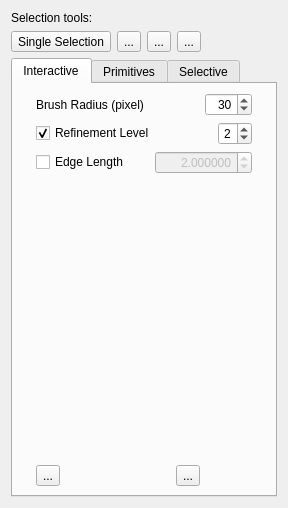
<ui version="4.0" >
 <class>WidgetRgbT</class>
 <widget class="QWidget" name="WidgetRgbT" >
  <property name="geometry" >
   <rect>
    <x>0</x>
    <y>0</y>
    <width>288</width>
    <height>508</height>
   </rect>
  </property>
  <property name="windowTitle" >
   <string>Form</string>
  </property>
  <property name="windowIcon" >
   <iconset/>
  </property>
  <layout class="QGridLayout" >
   <item row="0" column="0" colspan="5" >
    <widget class="QLabel" name="label" >
     <property name="text" >
      <string>Selection tools:</string>
     </property>
    </widget>
   </item>
   <item row="1" column="0" >
    <widget class="QToolButton" name="bSelectionSingle" >
     <property name="toolTip" >
      <string>Single face selector</string>
     </property>
     <property name="text" >
      <string>Single Selection</string>
     </property>
     <property name="icon" >
      <iconset resource="editrgbtri.qrc" >:/images/select_face.png</iconset>
     </property>
     <property name="iconSize" >
      <size>
       <width>32</width>
       <height>32</height>
      </size>
     </property>
     <property name="checkable" >
      <bool>true</bool>
     </property>
    </widget>
   </item>
   <item row="1" column="1" >
    <widget class="QToolButton" name="bSelectionRect" >
     <property name="toolTip" >
      <string>Rectangular face selector</string>
     </property>
     <property name="text" >
      <string>...</string>
     </property>
     <property name="icon" >
      <iconset resource="editrgbtri.qrc" >:/images/select_face_rect.png</iconset>
     </property>
     <property name="iconSize" >
      <size>
       <width>32</width>
       <height>32</height>
      </size>
     </property>
     <property name="checkable" >
      <bool>true</bool>
     </property>
    </widget>
   </item>
   <item row="1" column="2" >
    <widget class="QToolButton" name="bBrush" >
     <property name="toolTip" >
      <string>Brush for mesh refinement</string>
     </property>
     <property name="text" >
      <string>...</string>
     </property>
     <property name="icon" >
      <iconset resource="editrgbtri.qrc" >:/images/brush.png</iconset>
     </property>
     <property name="iconSize" >
      <size>
       <width>32</width>
       <height>32</height>
      </size>
     </property>
     <property name="checkable" >
      <bool>true</bool>
     </property>
    </widget>
   </item>
   <item row="1" column="3" >
    <widget class="QToolButton" name="bEraser" >
     <property name="toolTip" >
      <string>Eraser for mesh coarsening</string>
     </property>
     <property name="text" >
      <string>...</string>
     </property>
     <property name="icon" >
      <iconset resource="editrgbtri.qrc" >:/images/eraser.png</iconset>
     </property>
     <property name="iconSize" >
      <size>
       <width>32</width>
       <height>32</height>
      </size>
     </property>
     <property name="checkable" >
      <bool>true</bool>
     </property>
    </widget>
   </item>
   <item row="1" column="4" >
    <spacer>
     <property name="orientation" >
      <enum>Qt::Horizontal</enum>
     </property>
     <property name="sizeHint" >
      <size>
       <width>40</width>
       <height>20</height>
      </size>
     </property>
    </spacer>
   </item>
   <item row="2" column="0" colspan="5" >
    <widget class="QTabWidget" name="tabWidget" >
     <property name="enabled" >
      <bool>true</bool>
     </property>
     <property name="currentIndex" >
      <number>0</number>
     </property>
     <property name="usesScrollButtons" >
      <bool>true</bool>
     </property>
     <widget class="QWidget" name="tab" >
      <attribute name="title" >
       <string>Interactive</string>
      </attribute>
      <layout class="QGridLayout" >
       <item row="0" column="0" colspan="2" >
        <layout class="QHBoxLayout" >
         <item>
          <widget class="QLabel" name="label_2" >
           <property name="text" >
            <string>Brush Radius (pixel)</string>
           </property>
          </widget>
         </item>
         <item>
          <spacer>
           <property name="orientation" >
            <enum>Qt::Horizontal</enum>
           </property>
           <property name="sizeHint" >
            <size>
             <width>119</width>
             <height>23</height>
            </size>
           </property>
          </spacer>
         </item>
         <item>
          <widget class="QSpinBox" name="sRadius" >
           <property name="layoutDirection" >
            <enum>Qt::LeftToRight</enum>
           </property>
           <property name="alignment" >
            <set>Qt::AlignRight|Qt::AlignTrailing|Qt::AlignVCenter</set>
           </property>
           <property name="minimum" >
            <number>10</number>
           </property>
           <property name="maximum" >
            <number>500</number>
           </property>
           <property name="value" >
            <number>30</number>
           </property>
          </widget>
         </item>
        </layout>
       </item>
       <item row="1" column="0" colspan="2" >
        <layout class="QHBoxLayout" >
         <item>
          <widget class="QCheckBox" name="cLevelEnabled" >
           <property name="text" >
            <string>Refinement Level</string>
           </property>
           <property name="checked" >
            <bool>true</bool>
           </property>
          </widget>
         </item>
         <item>
          <spacer>
           <property name="orientation" >
            <enum>Qt::Horizontal</enum>
           </property>
           <property name="sizeHint" >
            <size>
             <width>42</width>
             <height>23</height>
            </size>
           </property>
          </spacer>
         </item>
         <item>
          <widget class="QSpinBox" name="sBrushLevel" >
           <property name="alignment" >
            <set>Qt::AlignRight|Qt::AlignTrailing|Qt::AlignVCenter</set>
           </property>
           <property name="maximum" >
            <number>8</number>
           </property>
           <property name="value" >
            <number>2</number>
           </property>
          </widget>
         </item>
        </layout>
       </item>
       <item row="2" column="0" colspan="2" >
        <layout class="QHBoxLayout" >
         <item>
          <widget class="QCheckBox" name="cLengthEnabled" >
           <property name="text" >
            <string>Edge Length</string>
           </property>
          </widget>
         </item>
         <item>
          <spacer>
           <property name="orientation" >
            <enum>Qt::Horizontal</enum>
           </property>
           <property name="sizeHint" >
            <size>
             <width>41</width>
             <height>23</height>
            </size>
           </property>
          </spacer>
         </item>
         <item>
          <widget class="QDoubleSpinBox" name="sBrushLength" >
           <property name="enabled" >
            <bool>false</bool>
           </property>
           <property name="alignment" >
            <set>Qt::AlignRight|Qt::AlignTrailing|Qt::AlignVCenter</set>
           </property>
           <property name="readOnly" >
            <bool>false</bool>
           </property>
           <property name="decimals" >
            <number>6</number>
           </property>
           <property name="maximum" >
            <double>9999.989999999999782</double>
           </property>
           <property name="value" >
            <double>2.000000000000000</double>
           </property>
          </widget>
         </item>
        </layout>
       </item>
       <item row="3" column="0" colspan="2" >
        <spacer>
         <property name="orientation" >
          <enum>Qt::Vertical</enum>
         </property>
         <property name="sizeHint" >
          <size>
           <width>202</width>
           <height>71</height>
          </size>
         </property>
        </spacer>
       </item>
       <item row="4" column="0" >
        <widget class="QToolButton" name="bDebugEdgeCol" >
         <property name="text" >
          <string>...</string>
         </property>
         <property name="icon" >
          <iconset resource="editrgbtri.qrc" >:/images/edgecollapse.png</iconset>
         </property>
         <property name="iconSize" >
          <size>
           <width>32</width>
           <height>32</height>
          </size>
         </property>
        </widget>
       </item>
       <item row="4" column="1" >
        <widget class="QToolButton" name="bDebugEdgeSplit" >
         <property name="text" >
          <string>...</string>
         </property>
         <property name="icon" >
          <iconset resource="editrgbtri.qrc" >:/images/edgesplit.png</iconset>
         </property>
         <property name="iconSize" >
          <size>
           <width>32</width>
           <height>32</height>
          </size>
         </property>
        </widget>
       </item>
      </layout>
     </widget>
     <widget class="QWidget" name="tab_2" >
      <attribute name="title" >
       <string>Primitives</string>
      </attribute>
      <layout class="QGridLayout" >
       <item row="0" column="0" >
        <layout class="QHBoxLayout" >
         <item>
          <widget class="QLabel" name="label_3" >
           <property name="text" >
            <string>Edge Split</string>
           </property>
          </widget>
         </item>
         <item>
          <spacer>
           <property name="orientation" >
            <enum>Qt::Horizontal</enum>
           </property>
           <property name="sizeHint" >
            <size>
             <width>131</width>
             <height>20</height>
            </size>
           </property>
          </spacer>
         </item>
         <item>
          <widget class="QToolButton" name="bEdgeSplit" >
           <property name="toolTip" >
            <string>Execute a split on a green edge. Two adjacent triangles must be selected.</string>
           </property>
           <property name="text" >
            <string>...</string>
           </property>
           <property name="icon" >
            <iconset resource="editrgbtri.qrc" >:/images/edgesplit.png</iconset>
           </property>
           <property name="iconSize" >
            <size>
             <width>32</width>
             <height>32</height>
            </size>
           </property>
          </widget>
         </item>
        </layout>
       </item>
       <item row="1" column="0" >
        <layout class="QHBoxLayout" >
         <item>
          <widget class="QLabel" name="label_4" >
           <property name="text" >
            <string>Vertex Removal</string>
           </property>
          </widget>
         </item>
         <item>
          <spacer>
           <property name="orientation" >
            <enum>Qt::Horizontal</enum>
           </property>
           <property name="sizeHint" >
            <size>
             <width>81</width>
             <height>41</height>
            </size>
           </property>
          </spacer>
         </item>
         <item>
          <widget class="QToolButton" name="bEdgeCollapse" >
           <property name="toolTip" >
            <string>Execute a vertex removal. Three triangle sharing a vertex must be selected.</string>
           </property>
           <property name="text" >
            <string>...</string>
           </property>
           <property name="icon" >
            <iconset resource="editrgbtri.qrc" >:/images/edgecollapse.png</iconset>
           </property>
           <property name="iconSize" >
            <size>
             <width>32</width>
             <height>32</height>
            </size>
           </property>
          </widget>
         </item>
        </layout>
       </item>
       <item row="2" column="0" >
        <spacer>
         <property name="orientation" >
          <enum>Qt::Vertical</enum>
         </property>
         <property name="sizeHint" >
          <size>
           <width>20</width>
           <height>51</height>
          </size>
         </property>
        </spacer>
       </item>
      </layout>
     </widget>
     <widget class="QWidget" name="Tools" >
      <attribute name="title" >
       <string>Selective</string>
      </attribute>
      <layout class="QGridLayout" >
       <item row="0" column="0" >
        <spacer>
         <property name="orientation" >
          <enum>Qt::Horizontal</enum>
         </property>
         <property name="sizeHint" >
          <size>
           <width>40</width>
           <height>20</height>
          </size>
         </property>
        </spacer>
       </item>
       <item row="0" column="1" >
        <widget class="QToolButton" name="bStart" >
         <property name="toolTip" >
          <string>Launch the selective refinement algorithm</string>
         </property>
         <property name="text" >
          <string>Start</string>
         </property>
        </widget>
       </item>
       <item row="0" column="2" >
        <spacer>
         <property name="orientation" >
          <enum>Qt::Horizontal</enum>
         </property>
         <property name="sizeHint" >
          <size>
           <width>40</width>
           <height>20</height>
          </size>
         </property>
        </spacer>
       </item>
       <item row="1" column="0" colspan="3" >
        <layout class="QHBoxLayout" >
         <item>
          <widget class="QToolButton" name="bStep" >
           <property name="toolTip" >
            <string>Execute a single step in interactive mode</string>
           </property>
           <property name="text" >
            <string>Step</string>
           </property>
          </widget>
         </item>
         <item>
          <widget class="QToolButton" name="bPause" >
           <property name="toolTip" >
            <string>Suspend the execution in interactive mode.</string>
           </property>
           <property name="text" >
            <string>Pause</string>
           </property>
          </widget>
         </item>
         <item>
          <widget class="QToolButton" name="bResume" >
           <property name="toolTip" >
            <string>Resume a previously interrupted interactive execution.</string>
           </property>
           <property name="text" >
            <string>Resume</string>
           </property>
          </widget>
         </item>
         <item>
          <widget class="QToolButton" name="bStop" >
           <property name="toolTip" >
            <string>End the execution of the algorith.</string>
           </property>
           <property name="text" >
            <string>Stop</string>
           </property>
          </widget>
         </item>
        </layout>
       </item>
       <item row="2" column="0" colspan="3" >
        <layout class="QHBoxLayout" >
         <property name="spacing" >
          <number>6</number>
         </property>
         <property name="leftMargin" >
          <number>0</number>
         </property>
         <property name="topMargin" >
          <number>0</number>
         </property>
         <property name="rightMargin" >
          <number>0</number>
         </property>
         <property name="bottomMargin" >
          <number>0</number>
         </property>
         <item>
          <widget class="QCheckBox" name="cbInteractive" >
           <property name="text" >
            <string>Interactive</string>
           </property>
           <property name="checked" >
            <bool>false</bool>
           </property>
          </widget>
         </item>
         <item>
          <widget class="QLabel" name="label_10" >
           <property name="text" >
            <string>Speed</string>
           </property>
          </widget>
         </item>
         <item>
          <widget class="QSlider" name="sSpeed" >
           <property name="toolTip" >
            <string>Set the speed in interactive mode</string>
           </property>
           <property name="maximum" >
            <number>999</number>
           </property>
           <property name="singleStep" >
            <number>100</number>
           </property>
           <property name="pageStep" >
            <number>500</number>
           </property>
           <property name="value" >
            <number>0</number>
           </property>
           <property name="orientation" >
            <enum>Qt::Horizontal</enum>
           </property>
          </widget>
         </item>
        </layout>
       </item>
       <item row="3" column="0" colspan="3" >
        <widget class="QGroupBox" name="groupBox" >
         <property name="maximumSize" >
          <size>
           <width>16777215</width>
           <height>55</height>
          </size>
         </property>
         <property name="toolTip" >
          <string>Choose the type of selective algorithm.</string>
         </property>
         <property name="title" >
          <string>Selective Refinement Algorithm</string>
         </property>
         <layout class="QGridLayout" >
          <property name="leftMargin" >
           <number>9</number>
          </property>
          <property name="topMargin" >
           <number>9</number>
          </property>
          <property name="rightMargin" >
           <number>9</number>
          </property>
          <property name="bottomMargin" >
           <number>9</number>
          </property>
          <property name="horizontalSpacing" >
           <number>6</number>
          </property>
          <property name="verticalSpacing" >
           <number>6</number>
          </property>
          <item row="0" column="0" >
           <widget class="QRadioButton" name="algo_simple" >
            <property name="text" >
             <string>Simple</string>
            </property>
            <property name="checked" >
             <bool>true</bool>
            </property>
           </widget>
          </item>
          <item row="0" column="1" >
           <widget class="QRadioButton" name="algo_complete" >
            <property name="text" >
             <string>2 Priority Queues</string>
            </property>
            <property name="checked" >
             <bool>false</bool>
            </property>
           </widget>
          </item>
         </layout>
        </widget>
       </item>
       <item row="4" column="0" colspan="3" >
        <layout class="QHBoxLayout" >
         <item>
          <widget class="QLabel" name="label_5" >
           <property name="maximumSize" >
            <size>
             <width>91</width>
             <height>16777215</height>
            </size>
           </property>
           <property name="text" >
            <string>Max triangles</string>
           </property>
          </widget>
         </item>
         <item>
          <widget class="QSpinBox" name="sMaxTriangles" >
           <property name="sizePolicy" >
            <sizepolicy vsizetype="Fixed" hsizetype="Expanding" >
             <horstretch>0</horstretch>
             <verstretch>0</verstretch>
            </sizepolicy>
           </property>
           <property name="toolTip" >
            <string>Max number of triangles in the result of a selective refinement.</string>
           </property>
           <property name="layoutDirection" >
            <enum>Qt::LeftToRight</enum>
           </property>
           <property name="alignment" >
            <set>Qt::AlignRight</set>
           </property>
           <property name="maximum" >
            <number>1000000000</number>
           </property>
           <property name="singleStep" >
            <number>1000</number>
           </property>
           <property name="value" >
            <number>5000</number>
           </property>
          </widget>
         </item>
         <item>
          <widget class="QToolButton" name="bPickFace" >
           <property name="toolTip" >
            <string>Extract the current number of triangle.</string>
           </property>
           <property name="text" >
            <string>Pick</string>
           </property>
          </widget>
         </item>
        </layout>
       </item>
       <item row="5" column="0" colspan="3" >
        <layout class="QHBoxLayout" >
         <item>
          <widget class="QLabel" name="label_6" >
           <property name="text" >
            <string>Max Edge Level (in box)</string>
           </property>
          </widget>
         </item>
         <item>
          <spacer>
           <property name="orientation" >
            <enum>Qt::Horizontal</enum>
           </property>
           <property name="sizeHint" >
            <size>
             <width>16</width>
             <height>23</height>
            </size>
           </property>
          </spacer>
         </item>
         <item>
          <widget class="QSpinBox" name="sMaxEdgeLevel" >
           <property name="toolTip" >
            <string>Max edge level inside the selection box.</string>
           </property>
           <property name="layoutDirection" >
            <enum>Qt::LeftToRight</enum>
           </property>
           <property name="alignment" >
            <set>Qt::AlignRight</set>
           </property>
           <property name="maximum" >
            <number>20</number>
           </property>
           <property name="value" >
            <number>2</number>
           </property>
          </widget>
         </item>
        </layout>
       </item>
       <item row="6" column="0" colspan="3" >
        <layout class="QHBoxLayout" >
         <item>
          <widget class="QLabel" name="label_7" >
           <property name="text" >
            <string>Max Edge Level (outside)</string>
           </property>
          </widget>
         </item>
         <item>
          <spacer>
           <property name="orientation" >
            <enum>Qt::Horizontal</enum>
           </property>
           <property name="sizeHint" >
            <size>
             <width>40</width>
             <height>20</height>
            </size>
           </property>
          </spacer>
         </item>
         <item>
          <widget class="QSpinBox" name="sMinEdgeLevel" >
           <property name="toolTip" >
            <string>Max edge level outside the selection box.</string>
           </property>
           <property name="layoutDirection" >
            <enum>Qt::LeftToRight</enum>
           </property>
           <property name="alignment" >
            <set>Qt::AlignRight</set>
           </property>
           <property name="maximum" >
            <number>20</number>
           </property>
          </widget>
         </item>
        </layout>
       </item>
       <item row="7" column="0" colspan="3" >
        <widget class="QLabel" name="label_8" >
         <property name="text" >
          <string>Max Edge Length(in box)</string>
         </property>
        </widget>
       </item>
       <item row="8" column="0" colspan="3" >
        <layout class="QHBoxLayout" >
         <item>
          <widget class="QDoubleSpinBox" name="sPickEdgeBox" >
           <property name="toolTip" >
            <string>Max edge lenght inside the selection box.</string>
           </property>
           <property name="alignment" >
            <set>Qt::AlignRight</set>
           </property>
           <property name="decimals" >
            <number>6</number>
           </property>
           <property name="maximum" >
            <double>9999.989999999999782</double>
           </property>
           <property name="singleStep" >
            <double>1.000000000000000</double>
           </property>
           <property name="value" >
            <double>0.000000000000000</double>
           </property>
          </widget>
         </item>
         <item>
          <widget class="QToolButton" name="bPickEdgeBox" >
           <property name="text" >
            <string>Pick</string>
           </property>
          </widget>
         </item>
        </layout>
       </item>
       <item row="9" column="0" colspan="3" >
        <widget class="QLabel" name="label_9" >
         <property name="text" >
          <string>Max Edge Length(outside)</string>
         </property>
        </widget>
       </item>
       <item row="10" column="0" colspan="3" >
        <layout class="QHBoxLayout" >
         <item>
          <widget class="QDoubleSpinBox" name="sPickEdgeOutside" >
           <property name="toolTip" >
            <string>Max edge lenght outside the selection box.</string>
           </property>
           <property name="alignment" >
            <set>Qt::AlignRight</set>
           </property>
           <property name="decimals" >
            <number>6</number>
           </property>
           <property name="maximum" >
            <double>9999.989999999999782</double>
           </property>
           <property name="value" >
            <double>10.000000000000000</double>
           </property>
          </widget>
         </item>
         <item>
          <widget class="QToolButton" name="bPickEdgeOutside" >
           <property name="text" >
            <string>Pick</string>
           </property>
          </widget>
         </item>
        </layout>
       </item>
      </layout>
     </widget>
    </widget>
   </item>
  </layout>
 </widget>
 <tabstops>
  <tabstop>bStart</tabstop>
  <tabstop>bResume</tabstop>
  <tabstop>bStep</tabstop>
  <tabstop>bPause</tabstop>
  <tabstop>bStop</tabstop>
  <tabstop>cbInteractive</tabstop>
  <tabstop>sSpeed</tabstop>
  <tabstop>sMaxTriangles</tabstop>
  <tabstop>sMaxEdgeLevel</tabstop>
  <tabstop>sMinEdgeLevel</tabstop>
  <tabstop>bPickEdgeBox</tabstop>
  <tabstop>sPickEdgeBox</tabstop>
  <tabstop>bPickEdgeOutside</tabstop>
  <tabstop>sPickEdgeOutside</tabstop>
  <tabstop>tabWidget</tabstop>
  <tabstop>bSelectionSingle</tabstop>
  <tabstop>bSelectionRect</tabstop>
 </tabstops>
 <resources>
  <include location="editrgbtri.qrc" />
 </resources>
 <connections>
  <connection>
   <sender>cLevelEnabled</sender>
   <signal>toggled(bool)</signal>
   <receiver>sBrushLevel</receiver>
   <slot>setEnabled(bool)</slot>
   <hints>
    <hint type="sourcelabel" >
     <x>78</x>
     <y>161</y>
    </hint>
    <hint type="destinationlabel" >
     <x>275</x>
     <y>162</y>
    </hint>
   </hints>
  </connection>
  <connection>
   <sender>cLengthEnabled</sender>
   <signal>toggled(bool)</signal>
   <receiver>sBrushLength</receiver>
   <slot>setEnabled(bool)</slot>
   <hints>
    <hint type="sourcelabel" >
     <x>82</x>
     <y>195</y>
    </hint>
    <hint type="destinationlabel" >
     <x>276</x>
     <y>189</y>
    </hint>
   </hints>
  </connection>
 </connections>
</ui>
